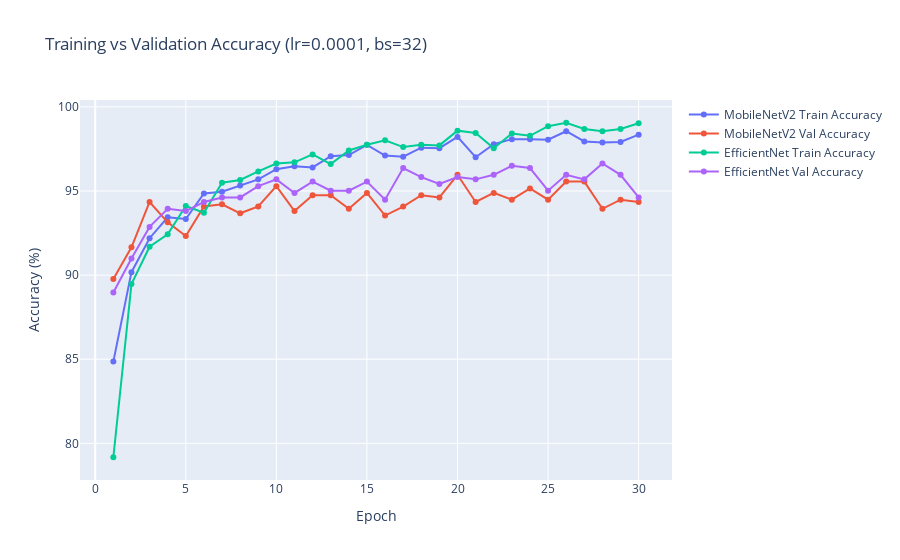
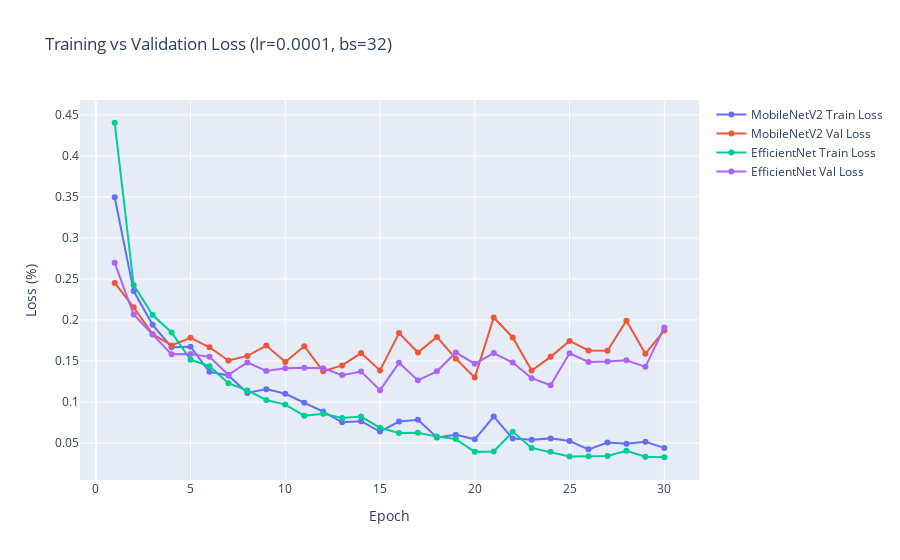
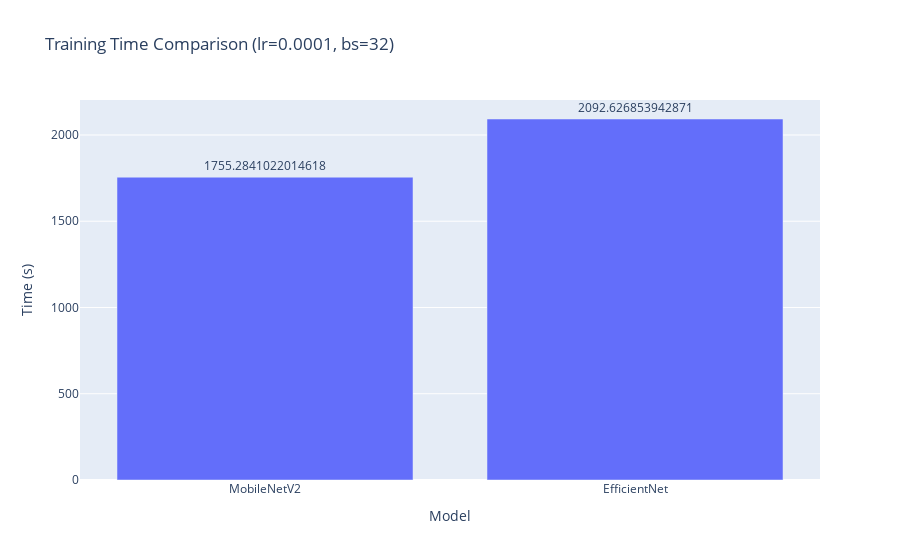

Notebook source saved alongside these figures, in order:
### Code cell
# Make sure you have installed kaleido
# Training vs Validation Accuracy
def plot_accuracy_models(metrics1, metrics2, model1_name, model2_name, epochs, lr, batch_size):
    list_epochs = list(range(1, len(metrics1) + 1))

    fig = go.Figure()
    fig.add_trace(go.Scatter(x=list_epochs, y=[m["train_accuracy"] for m in metrics1], mode='lines+markers', name=f"{model1_name} Train Accuracy"))
    fig.add_trace(go.Scatter(x=list_epochs, y=[m["val_accuracy"] for m in metrics1], mode='lines+markers', name=f"{model1_name} Val Accuracy"))
    fig.add_trace(go.Scatter(x=list_epochs, y=[m["train_accuracy"] for m in metrics2], mode='lines+markers', name=f"{model2_name} Train Accuracy"))
    fig.add_trace(go.Scatter(x=list_epochs, y=[m["val_accuracy"] for m in metrics2], mode='lines+markers', name=f"{model2_name} Val Accuracy"))
    fig.update_layout(
        title=f"Training vs Validation Accuracy (lr={lr}, bs={batch_size})",
        xaxis_title="Epoch",
        yaxis_title="Accuracy (%)"
    )
    # fig.write_image(f"models_comparison/MC_training_vs_validation_accuracy_epochs_{epochs}_lr_{lr}_bs_{batch_size}.png")
    fig.show()

def plot_loss_models(metrics1, metrics2, model1_name, model2_name, epochs, lr, batch_size):
    list_epochs = list(range(1, len(metrics1) + 1))

    fig = go.Figure()
    fig.add_trace(go.Scatter(x=list_epochs, y=[m["train_loss"] for m in metrics1], mode='lines+markers', name=f"{model1_name} Train Loss"))
    fig.add_trace(go.Scatter(x=list_epochs, y=[m["val_loss"] for m in metrics1], mode='lines+markers', name=f"{model1_name} Val Loss"))
    fig.add_trace(go.Scatter(x=list_epochs, y=[m["train_loss"] for m in metrics2], mode='lines+markers', name=f"{model2_name} Train Loss"))
    fig.add_trace(go.Scatter(x=list_epochs, y=[m["val_loss"] for m in metrics2], mode='lines+markers', name=f"{model2_name} Val Loss"))
    fig.update_layout(
        title=f"Training vs Validation Loss (lr={lr}, bs={batch_size})",
        xaxis_title="Epoch",
        yaxis_title="Loss (%)"
    )
    # fig.write_image(f"models_comparison/MC_training_vs_validation_accuracy_epochs_{epochs}_lr_{lr}_bs_{batch_size}.png")
    fig.show()
    

# Training Times
def compare_training_times(time1, time2, model1_name, model2_name, epochs, lr, batch_size):
    fig = go.Figure()
    fig.add_trace(go.Bar(x=[model1_name, model2_name], y=[time1, time2], text=[time1, time2], textposition='outside', name="Training Time"))
    fig.update_layout(
        title=f"Training Time Comparison (lr={lr}, bs={batch_size})",
        xaxis_title="Model",
        yaxis_title="Time (s)"
    )
    # fig.write_image(f"models_comparison/MC_training_time_comparison_epochs_{epochs}_lr_{lr}_bs_{batch_size}.png", format='png')
    fig.show()
    

# Inference Times
def compare_inference_times(time1, time2, model1_name, model2_name,epochs, lr, batch_size):
    fig = go.Figure()
    fig.add_trace(go.Bar(x=[model1_name, model2_name], y=[time1, time2], text=[time1, time2], textposition='outside', name="Inference Time"))
    fig.update_layout(
        title=f"Inference Time Comparison (lr={lr}, bs={batch_size})",
        xaxis_title="Model",
        yaxis_title="Time (ms per image)"
    )
    # fig.write_image(f"models_comparison/MC_inference_time_comparison_epochs_{epochs}_lr_{lr}_bs_{batch_size}.png", format='png')
    fig.show()

# Generate Plots
plot_accuracy_models(mobilenet_metrics, efficientnet_metrics, "MobileNetV2", "EfficientNet", epochs, lr, batch_size)
plot_loss_models(mobilenet_metrics, efficientnet_metrics, "MobileNetV2", "EfficientNet", epochs, lr, batch_size)
compare_training_times(mobilenet_training_time, efficientnet_training_time, "MobileNetV2", "EfficientNet", epochs, lr, batch_size)
compare_inference_times(mobilenet_inference_time, efficientnet_inference_time, "MobileNetV2", "EfficientNet", epochs, lr, batch_size)

### Figure 1 — Plotly figure (JSON) as saved in the notebook; plotly's stock layout.template omitted (floating-point values rounded to 4 significant figures)
{"data": [{"mode": "lines+markers", "name": "MobileNetV2 Train Accuracy", "type": "scatter", "x": [1, 2, 3, 4, 5, 6, 7, 8, 9, 10, 11, 12, 13, 14, 15, 16, 17, 18, 19, 20, 21, 22, 23, 24, 25, 26, 27, 28, 29, 30], "y": [84.86, 90.17, 92.19, 93.44, 93.34, 94.85, 94.95, 95.32, 95.69, 96.3, 96.47, 96.4, 97.07, 97.14, 97.75, 97.11, 97.04, 97.58, 97.54, 98.22, 97.01, 97.78, 98.08, 98.08, 98.05, 98.55, 97.95, 97.88, 97.91, 98.35]}, {"mode": "lines+markers", "name": "MobileNetV2 Val Accuracy", "type": "scatter", "x": [1, 2, 3, 4, 5, 6, 7, 8, 9, 10, 11, 12, 13, 14, 15, 16, 17, 18, 19, 20, 21, 22, 23, 24, 25, 26, 27, 28, 29, 30], "y": [89.77, 91.66, 94.35, 93.14, 92.33, 94.08, 94.21, 93.67, 94.08, 95.29, 93.81, 94.75, 94.75, 93.94, 94.89, 93.54, 94.08, 94.75, 94.62, 95.96, 94.35, 94.89, 94.48, 95.15, 94.48, 95.56, 95.56, 93.94, 94.48, 94.35]}, {"mode": "lines+markers", "name": "EfficientNet Train Accuracy", "type": "scatter", "x": [1, 2, 3, 4, 5, 6, 7, 8, 9, 10, 11, 12, 13, 14, 15, 16, 17, 18, 19, 20, 21, 22, 23, 24, 25, 26, 27, 28, 29, 30], "y": [79.17, 89.47, 91.69, 92.43, 94.11, 93.71, 95.49, 95.66, 96.16, 96.64, 96.7, 97.17, 96.6, 97.41, 97.75, 98.01, 97.61, 97.75, 97.71, 98.59, 98.45, 97.54, 98.42, 98.28, 98.86, 99.06, 98.69, 98.55, 98.69, 99.02]}, {"mode": "lines+markers", "name": "EfficientNet Val Accuracy", "type": "scatter", "x": [1, 2, 3, 4, 5, 6, 7, 8, 9, 10, 11, 12, 13, 14, 15, 16, 17, 18, 19, 20, 21, 22, 23, 24, 25, 26, 27, 28, 29, 30], "y": [88.96, 90.98, 92.87, 93.94, 93.81, 94.35, 94.62, 94.62, 95.29, 95.69, 94.89, 95.56, 95.02, 95.02, 95.56, 94.48, 96.37, 95.83, 95.42, 95.83, 95.69, 95.96, 96.5, 96.37, 95.02, 95.96, 95.69, 96.64, 95.96, 94.62]}], "layout": {"title": {"text": "Training vs Validation Accuracy (lr=0.0001, bs=32)"}, "xaxis": {"title": {"text": "Epoch"}}, "yaxis": {"title": {"text": "Accuracy (%)"}}}}

### Figure 2 — Plotly figure (JSON) as saved in the notebook; plotly's stock layout.template omitted (floating-point values rounded to 4 significant figures)
{"data": [{"mode": "lines+markers", "name": "MobileNetV2 Train Loss", "type": "scatter", "x": [1, 2, 3, 4, 5, 6, 7, 8, 9, 10, 11, 12, 13, 14, 15, 16, 17, 18, 19, 20, 21, 22, 23, 24, 25, 26, 27, 28, 29, 30], "y": [0.3496, 0.2352, 0.1941, 0.1668, 0.1674, 0.1368, 0.1324, 0.111, 0.1156, 0.11, 0.09909, 0.08827, 0.07525, 0.07656, 0.064, 0.07613, 0.07841, 0.05682, 0.0601, 0.05447, 0.08215, 0.05539, 0.05381, 0.05563, 0.05235, 0.04228, 0.05051, 0.04898, 0.05151, 0.04402]}, {"mode": "lines+markers", "name": "MobileNetV2 Val Loss", "type": "scatter", "x": [1, 2, 3, 4, 5, 6, 7, 8, 9, 10, 11, 12, 13, 14, 15, 16, 17, 18, 19, 20, 21, 22, 23, 24, 25, 26, 27, 28, 29, 30], "y": [0.2451, 0.2154, 0.1827, 0.169, 0.1782, 0.1667, 0.1506, 0.1562, 0.1687, 0.1487, 0.168, 0.1374, 0.1445, 0.1596, 0.1384, 0.184, 0.1602, 0.1792, 0.1528, 0.1297, 0.2029, 0.1786, 0.1384, 0.155, 0.1744, 0.1629, 0.1624, 0.199, 0.1587, 0.1873]}, {"mode": "lines+markers", "name": "EfficientNet Train Loss", "type": "scatter", "x": [1, 2, 3, 4, 5, 6, 7, 8, 9, 10, 11, 12, 13, 14, 15, 16, 17, 18, 19, 20, 21, 22, 23, 24, 25, 26, 27, 28, 29, 30], "y": [0.4403, 0.2425, 0.206, 0.1846, 0.1515, 0.1435, 0.1229, 0.1141, 0.1024, 0.09681, 0.08331, 0.08553, 0.08042, 0.08224, 0.0686, 0.06228, 0.06251, 0.05779, 0.05476, 0.03919, 0.03967, 0.06364, 0.04399, 0.03927, 0.03365, 0.03395, 0.03408, 0.04056, 0.03325, 0.03263]}, {"mode": "lines+markers", "name": "EfficientNet Val Loss", "type": "scatter", "x": [1, 2, 3, 4, 5, 6, 7, 8, 9, 10, 11, 12, 13, 14, 15, 16, 17, 18, 19, 20, 21, 22, 23, 24, 25, 26, 27, 28, 29, 30], "y": [0.2696, 0.2066, 0.1823, 0.1581, 0.1586, 0.155, 0.1332, 0.1483, 0.1378, 0.141, 0.1416, 0.1411, 0.1328, 0.137, 0.1143, 0.1477, 0.1263, 0.1374, 0.1602, 0.1466, 0.1596, 0.148, 0.1291, 0.1205, 0.1594, 0.1489, 0.1494, 0.1508, 0.1428, 0.1908]}], "layout": {"title": {"text": "Training vs Validation Loss (lr=0.0001, bs=32)"}, "xaxis": {"title": {"text": "Epoch"}}, "yaxis": {"title": {"text": "Loss (%)"}}}}

### Figure 3 — Plotly figure (JSON) as saved in the notebook; plotly's stock layout.template omitted (floating-point values rounded to 4 significant figures)
{"data": [{"name": "Training Time", "text": ["1755.2841022014618", "2092.626853942871"], "textposition": "outside", "type": "bar", "x": ["MobileNetV2", "EfficientNet"], "y": [1755.0, 2093.0]}], "layout": {"title": {"text": "Training Time Comparison (lr=0.0001, bs=32)"}, "xaxis": {"title": {"text": "Model"}}, "yaxis": {"title": {"text": "Time (s)"}}}}
